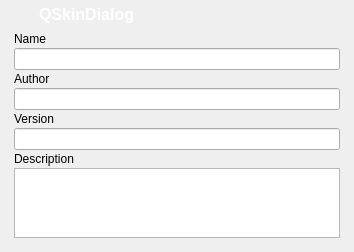
<?xml version="1.0" encoding="UTF-8"?>
<ui version="4.0">
 <class>DialogSkinPreview</class>
 <widget class="QDialog" name="DialogSkinPreview">
  <property name="geometry">
   <rect>
    <x>0</x>
    <y>0</y>
    <width>354</width>
    <height>242</height>
   </rect>
  </property>
  <property name="windowTitle">
   <string>Skin Preview</string>
  </property>
  <property name="windowIcon">
   <iconset resource="../Resource.qrc">
    <normaloff>:/Resource/Quazaa48.png</normaloff>:/Resource/Quazaa48.png</iconset>
  </property>
  <layout class="QGridLayout" name="gridLayout">
   <property name="margin">
    <number>0</number>
   </property>
   <property name="spacing">
    <number>0</number>
   </property>
   <item row="0" column="0">
    <widget class="QFrame" name="windowFrameTopLeft">
     <property name="minimumSize">
      <size>
       <width>12</width>
       <height>12</height>
      </size>
     </property>
     <property name="maximumSize">
      <size>
       <width>12</width>
       <height>12</height>
      </size>
     </property>
     <property name="cursor">
      <cursorShape>SizeFDiagCursor</cursorShape>
     </property>
     <property name="styleSheet">
      <string notr="true">border-image: url(:/Resource/frameTopLeft.png);</string>
     </property>
     <property name="frameShape">
      <enum>QFrame::NoFrame</enum>
     </property>
     <property name="frameShadow">
      <enum>QFrame::Raised</enum>
     </property>
    </widget>
   </item>
   <item row="0" column="7">
    <widget class="QFrame" name="windowFrameTopRight">
     <property name="minimumSize">
      <size>
       <width>12</width>
       <height>12</height>
      </size>
     </property>
     <property name="maximumSize">
      <size>
       <width>12</width>
       <height>12</height>
      </size>
     </property>
     <property name="cursor">
      <cursorShape>SizeBDiagCursor</cursorShape>
     </property>
     <property name="styleSheet">
      <string notr="true">border-image: url(:/Resource/frameTopRight.png);</string>
     </property>
     <property name="frameShape">
      <enum>QFrame::NoFrame</enum>
     </property>
     <property name="frameShadow">
      <enum>QFrame::Raised</enum>
     </property>
    </widget>
   </item>
   <item row="1" column="0" rowspan="2">
    <widget class="QFrame" name="windowFrameLeft">
     <property name="sizePolicy">
      <sizepolicy hsizetype="Fixed" vsizetype="Preferred">
       <horstretch>0</horstretch>
       <verstretch>0</verstretch>
      </sizepolicy>
     </property>
     <property name="minimumSize">
      <size>
       <width>12</width>
       <height>0</height>
      </size>
     </property>
     <property name="maximumSize">
      <size>
       <width>12</width>
       <height>16777215</height>
      </size>
     </property>
     <property name="cursor">
      <cursorShape>SizeHorCursor</cursorShape>
     </property>
     <property name="styleSheet">
      <string notr="true">border-image: url(:/Resource/frameLeft.png);
border-left: 1px;
border-top: 10px;</string>
     </property>
     <property name="frameShape">
      <enum>QFrame::NoFrame</enum>
     </property>
     <property name="frameShadow">
      <enum>QFrame::Raised</enum>
     </property>
    </widget>
   </item>
   <item row="1" column="7" rowspan="2">
    <widget class="QFrame" name="windowFrameRight">
     <property name="sizePolicy">
      <sizepolicy hsizetype="Fixed" vsizetype="Preferred">
       <horstretch>0</horstretch>
       <verstretch>0</verstretch>
      </sizepolicy>
     </property>
     <property name="minimumSize">
      <size>
       <width>12</width>
       <height>0</height>
      </size>
     </property>
     <property name="maximumSize">
      <size>
       <width>12</width>
       <height>16777215</height>
      </size>
     </property>
     <property name="cursor">
      <cursorShape>SizeHorCursor</cursorShape>
     </property>
     <property name="styleSheet">
      <string notr="true">QFrame {
	border-image: url(:/Resource/frameRight.png);
	border-right: 1;
	border-top: 10;
}</string>
     </property>
     <property name="frameShape">
      <enum>QFrame::NoFrame</enum>
     </property>
     <property name="frameShadow">
      <enum>QFrame::Raised</enum>
     </property>
    </widget>
   </item>
   <item row="2" column="1" colspan="6">
    <widget class="QWidget" name="widgetContents" native="true">
     <property name="sizePolicy">
      <sizepolicy hsizetype="Expanding" vsizetype="Expanding">
       <horstretch>0</horstretch>
       <verstretch>0</verstretch>
      </sizepolicy>
     </property>
     <property name="autoFillBackground">
      <bool>true</bool>
     </property>
     <layout class="QVBoxLayout" name="layoutContents">
      <property name="spacing">
       <number>2</number>
      </property>
      <property name="margin">
       <number>2</number>
      </property>
      <item>
       <widget class="QLabel" name="label_4">
        <property name="text">
         <string>Name</string>
        </property>
       </widget>
      </item>
      <item>
       <widget class="QLineEdit" name="lineEditName">
        <property name="readOnly">
         <bool>true</bool>
        </property>
       </widget>
      </item>
      <item>
       <widget class="QLabel" name="label_3">
        <property name="text">
         <string>Author</string>
        </property>
       </widget>
      </item>
      <item>
       <widget class="QLineEdit" name="lineEditAuthor">
        <property name="readOnly">
         <bool>true</bool>
        </property>
       </widget>
      </item>
      <item>
       <widget class="QLabel" name="label_2">
        <property name="text">
         <string>Version</string>
        </property>
       </widget>
      </item>
      <item>
       <widget class="QLineEdit" name="lineEditVersion">
        <property name="readOnly">
         <bool>true</bool>
        </property>
       </widget>
      </item>
      <item>
       <widget class="QLabel" name="label">
        <property name="text">
         <string>Description</string>
        </property>
       </widget>
      </item>
      <item>
       <widget class="QPlainTextEdit" name="plainTextEditDescription">
        <property name="readOnly">
         <bool>true</bool>
        </property>
       </widget>
      </item>
     </layout>
    </widget>
   </item>
   <item row="3" column="0">
    <widget class="QFrame" name="windowFrameBottomLeft">
     <property name="minimumSize">
      <size>
       <width>12</width>
       <height>12</height>
      </size>
     </property>
     <property name="maximumSize">
      <size>
       <width>12</width>
       <height>12</height>
      </size>
     </property>
     <property name="cursor">
      <cursorShape>SizeBDiagCursor</cursorShape>
     </property>
     <property name="styleSheet">
      <string notr="true">border-image: url(:/Resource/frameBottomLeft.png);</string>
     </property>
     <property name="frameShape">
      <enum>QFrame::NoFrame</enum>
     </property>
     <property name="frameShadow">
      <enum>QFrame::Raised</enum>
     </property>
    </widget>
   </item>
   <item row="3" column="1" colspan="6">
    <widget class="QFrame" name="windowFrameBottom">
     <property name="sizePolicy">
      <sizepolicy hsizetype="Preferred" vsizetype="Fixed">
       <horstretch>0</horstretch>
       <verstretch>0</verstretch>
      </sizepolicy>
     </property>
     <property name="minimumSize">
      <size>
       <width>0</width>
       <height>12</height>
      </size>
     </property>
     <property name="maximumSize">
      <size>
       <width>16777215</width>
       <height>12</height>
      </size>
     </property>
     <property name="cursor">
      <cursorShape>SizeVerCursor</cursorShape>
     </property>
     <property name="styleSheet">
      <string notr="true">border-image: url(:/Resource/frameBottom.png);
border-bottom: 1;</string>
     </property>
     <property name="frameShape">
      <enum>QFrame::NoFrame</enum>
     </property>
     <property name="frameShadow">
      <enum>QFrame::Raised</enum>
     </property>
    </widget>
   </item>
   <item row="3" column="7">
    <widget class="QFrame" name="windowFrameBottomRight">
     <property name="minimumSize">
      <size>
       <width>12</width>
       <height>12</height>
      </size>
     </property>
     <property name="maximumSize">
      <size>
       <width>12</width>
       <height>12</height>
      </size>
     </property>
     <property name="cursor">
      <cursorShape>SizeFDiagCursor</cursorShape>
     </property>
     <property name="styleSheet">
      <string notr="true">border-image: url(:/Resource/frameBottomRight.png);</string>
     </property>
     <property name="frameShape">
      <enum>QFrame::NoFrame</enum>
     </property>
     <property name="frameShadow">
      <enum>QFrame::Raised</enum>
     </property>
    </widget>
   </item>
   <item row="0" column="1" rowspan="2" colspan="6">
    <widget class="QFrame" name="windowFrameTop">
     <property name="frameShape">
      <enum>QFrame::NoFrame</enum>
     </property>
     <property name="frameShadow">
      <enum>QFrame::Raised</enum>
     </property>
     <layout class="QGridLayout" name="gridLayout_2">
      <property name="margin">
       <number>0</number>
      </property>
      <property name="spacing">
       <number>0</number>
      </property>
      <item row="0" column="0">
       <widget class="QFrame" name="windowIconFrame">
        <property name="styleSheet">
         <string notr="true">QFrame#windowIconFrame {
	border-image: url(:/Resource/windowIconFrame.png);
}</string>
        </property>
        <property name="frameShape">
         <enum>QFrame::NoFrame</enum>
        </property>
        <property name="frameShadow">
         <enum>QFrame::Raised</enum>
        </property>
        <layout class="QHBoxLayout" name="horizontalLayout">
         <property name="spacing">
          <number>2</number>
         </property>
         <property name="margin">
          <number>0</number>
         </property>
         <item>
          <widget class="QToolButton" name="windowIcon">
           <property name="contextMenuPolicy">
            <enum>Qt::CustomContextMenu</enum>
           </property>
           <property name="styleSheet">
            <string notr="true">border: 0px solid transparent;</string>
           </property>
           <property name="text">
            <string/>
           </property>
           <property name="icon">
            <iconset resource="../Resource.qrc">
             <normaloff>:/Resource/Quazaa48.png</normaloff>:/Resource/Quazaa48.png</iconset>
           </property>
           <property name="iconSize">
            <size>
             <width>20</width>
             <height>20</height>
            </size>
           </property>
          </widget>
         </item>
        </layout>
       </widget>
      </item>
      <item row="0" column="1">
       <widget class="QLabel" name="windowText">
        <property name="contextMenuPolicy">
         <enum>Qt::CustomContextMenu</enum>
        </property>
        <property name="styleSheet">
         <string notr="true">border-image: url(:/Resource/windowTextBackground.png);
padding-left: -2px;
padding-right: -2px;
padding-bottom: 2px;
font-weight: bold;
font-size: 16px;
color: rgb(255, 255, 255);</string>
        </property>
        <property name="text">
         <string>QSkinDialog</string>
        </property>
       </widget>
      </item>
      <item row="0" column="2">
       <widget class="QFrame" name="windowFrameTopSpacer">
        <property name="sizePolicy">
         <sizepolicy hsizetype="Preferred" vsizetype="Preferred">
          <horstretch>0</horstretch>
          <verstretch>0</verstretch>
         </sizepolicy>
        </property>
        <property name="minimumSize">
         <size>
          <width>0</width>
          <height>30</height>
         </size>
        </property>
        <property name="maximumSize">
         <size>
          <width>16777215</width>
          <height>30</height>
         </size>
        </property>
        <property name="contextMenuPolicy">
         <enum>Qt::CustomContextMenu</enum>
        </property>
        <property name="styleSheet">
         <string notr="true">QFrame#windowFrameTopSpacer {
	border-image: url(:/Resource/frameTop.png);
}</string>
        </property>
        <property name="frameShape">
         <enum>QFrame::NoFrame</enum>
        </property>
        <property name="frameShadow">
         <enum>QFrame::Raised</enum>
        </property>
        <layout class="QGridLayout" name="gridLayout_3">
         <property name="horizontalSpacing">
          <number>0</number>
         </property>
         <property name="margin">
          <number>0</number>
         </property>
         <item row="0" column="0">
          <layout class="QGridLayout" name="gridLayoutTitlebar">
           <property name="leftMargin">
            <number>0</number>
           </property>
           <property name="rightMargin">
            <number>0</number>
           </property>
           <property name="bottomMargin">
            <number>0</number>
           </property>
           <property name="spacing">
            <number>0</number>
           </property>
           <item row="0" column="2" rowspan="2">
            <spacer name="horizontalSpacerTitlebar">
             <property name="orientation">
              <enum>Qt::Horizontal</enum>
             </property>
             <property name="sizeHint" stdset="0">
              <size>
               <width>40</width>
               <height>20</height>
              </size>
             </property>
            </spacer>
           </item>
          </layout>
         </item>
        </layout>
       </widget>
      </item>
      <item row="0" column="3">
       <widget class="QFrame" name="titlebarButtonsFrame">
        <property name="styleSheet">
         <string notr="true">/*These move the buttons up so they aren't displayed in the center of the titlebar
   Remove these to center your buttons on the titlebar.*/
QFrame#titlebarButtonsFrame {
	padding-top: -1;
	padding-bottom: 10;
	border-image: url(:/Resource/titlebarButtonsFrame.png);
}</string>
        </property>
        <property name="frameShape">
         <enum>QFrame::NoFrame</enum>
        </property>
        <property name="frameShadow">
         <enum>QFrame::Raised</enum>
        </property>
        <layout class="QGridLayout" name="gridLayoutTitlebarButtons">
         <property name="margin">
          <number>0</number>
         </property>
         <property name="spacing">
          <number>0</number>
         </property>
         <item row="0" column="0">
          <widget class="QToolButton" name="minimizeButton">
           <property name="minimumSize">
            <size>
             <width>26</width>
             <height>18</height>
            </size>
           </property>
           <property name="maximumSize">
            <size>
             <width>26</width>
             <height>18</height>
            </size>
           </property>
           <property name="toolTip">
            <string>Minimize</string>
           </property>
           <property name="styleSheet">
            <string notr="true">QToolButton {
	border: 0px solid transparent;
	border-image: url(:/Resource/minButton.png);
}

QToolButton:hover {
	border-image: url(:/Resource/minButtonH.png);
}

QToolButton:disabled {
	border-image: url(:/Resource/minButtonD.png);
}</string>
           </property>
           <property name="text">
            <string/>
           </property>
          </widget>
         </item>
         <item row="0" column="1">
          <widget class="QToolButton" name="maximizeButton">
           <property name="minimumSize">
            <size>
             <width>26</width>
             <height>18</height>
            </size>
           </property>
           <property name="maximumSize">
            <size>
             <width>26</width>
             <height>18</height>
            </size>
           </property>
           <property name="toolTip">
            <string>Maximize</string>
           </property>
           <property name="styleSheet">
            <string notr="true">QToolButton {
	border: 0px solid transparent;
	border-image: url(:/Resource/maxButton.png);
}

QToolButton:hover {
	border-image: url(:/Resource/maxButtonH.png);
}

QToolButton:disabled {
	border-image: url(:/Resource/maxButtonD.png);
}

QToolButton:checked { /*The button will be checked when maximized is set*/
	
	border-image: url(:/Resource/restoreButton.png);
}

QToolButton:checked:hover {
	
	border-image: url(:/Resource/restoreButtonH.png);
}

QToolButton:checked:disabled {
	
	border-image: url(:/Resource/restoreButtonD.png);
}</string>
           </property>
           <property name="text">
            <string/>
           </property>
           <property name="checkable">
            <bool>true</bool>
           </property>
           <property name="checked">
            <bool>false</bool>
           </property>
          </widget>
         </item>
         <item row="0" column="2">
          <widget class="QToolButton" name="closeButton">
           <property name="enabled">
            <bool>true</bool>
           </property>
           <property name="minimumSize">
            <size>
             <width>44</width>
             <height>18</height>
            </size>
           </property>
           <property name="maximumSize">
            <size>
             <width>44</width>
             <height>18</height>
            </size>
           </property>
           <property name="toolTip">
            <string>Close</string>
           </property>
           <property name="styleSheet">
            <string notr="true">QToolButton {
	border: 0px solid transparent;
	border-image: url(:/Resource/quitButton.png);
}

QToolButton:hover {
	border-image: url(:/Resource/quitButtonH.png);
}

QToolButton:disabled {
	border-image: url(:/Resource/quitButtonD.png);
}</string>
           </property>
           <property name="text">
            <string/>
           </property>
           <property name="iconSize">
            <size>
             <width>16</width>
             <height>16</height>
            </size>
           </property>
          </widget>
         </item>
        </layout>
       </widget>
      </item>
     </layout>
    </widget>
   </item>
  </layout>
 </widget>
 <resources>
  <include location="../Resource.qrc"/>
 </resources>
 <connections/>
</ui>
